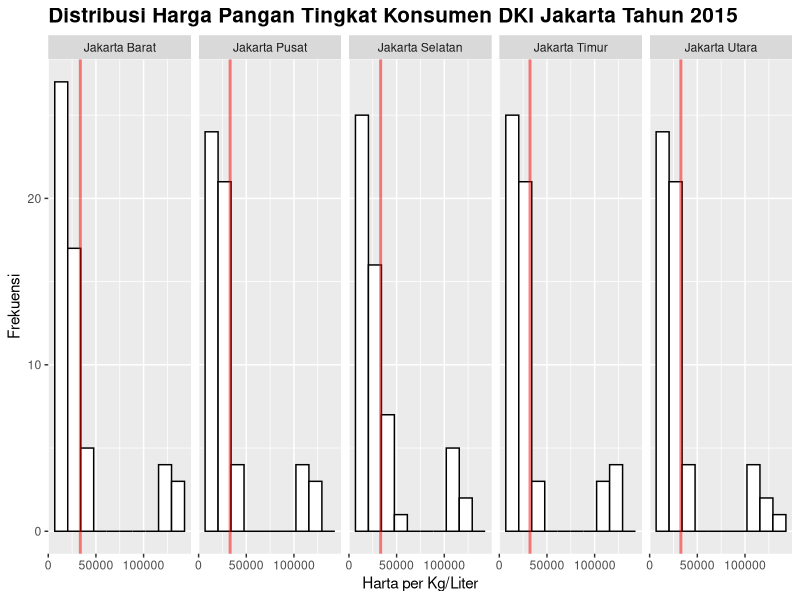
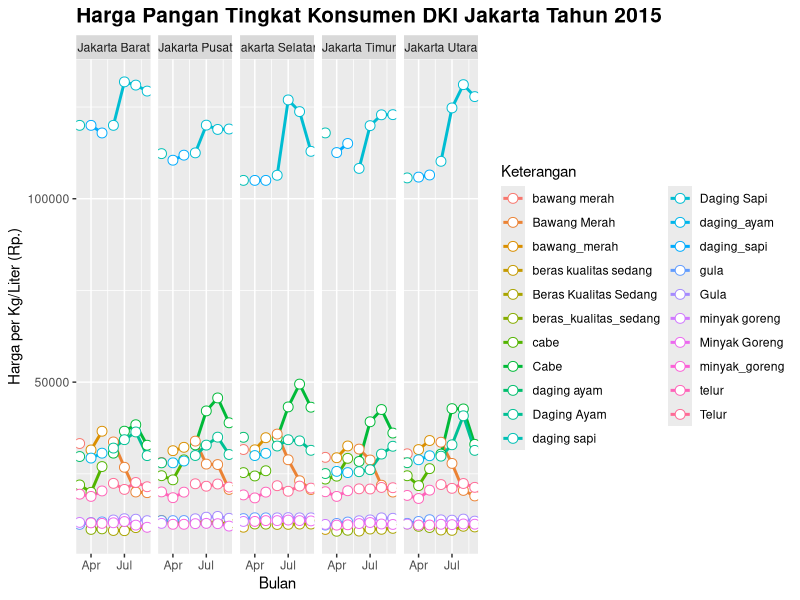

Generate these figures, in order, with R:
## dc23_data_harga_komoditas
## R13_PANGAN_harga_pangan_tingkat_konsumen_maret_2015.csv
## R13_PANGAN_harga_pangan_tingkat_konsumen_april_2015.csv
## R13_PANGAN_harga_pangan_tingkat_konsumen_mei_2015.csv
## R13_PANGAN_harga_pangan_tingkat_konsumen_juni_2015.csv
## R13_PANGAN_harga_pangan_tingkat_konsumen_juli_2015.csv
## R13_PANGAN_harga_pangan_tingkat_konsumen_agustus_2015.csv
## R13_PANGAN_harga_pangan_tingkat_konsumen_september_2015.csv

getwd()
setwd('~/Workspaces/r-ta-analysys')
rm(list=ls())
library(ggplot2)
library(dplyr)

# remove scientific numeric
options(scipen=999)

# load data.frame
df3 <- read.csv(file.path('rawdata/dc23_data_harga_komoditas/R13_PANGAN_harga_pangan_tingkat_konsumen_maret_2015.csv'),
                stringsAsFactors = FALSE)
df3$Bulan <- as.Date('2015/3/1')
  
df4 <- read.csv(file.path('rawdata/dc23_data_harga_komoditas/R13_PANGAN_harga_pangan_tingkat_konsumen_april_2015.csv'),
                stringsAsFactors = FALSE)
df4$Bulan <- as.Date('2015/4/1')

df5 <- read.csv(file.path('rawdata/dc23_data_harga_komoditas/R13_PANGAN_harga_pangan_tingkat_konsumen_mei_2015.csv'),
                stringsAsFactors = FALSE)
df5$Bulan <- as.Date('2015/5/1')

df6 <- read.csv(file.path('rawdata/dc23_data_harga_komoditas/R13_PANGAN_harga_pangan_tingkat_konsumen_juni_2015.csv'),
                stringsAsFactors = FALSE)
df6$Bulan <- as.Date('2015/6/1')

df7 <- read.csv(file.path('rawdata/dc23_data_harga_komoditas/R13_PANGAN_harga_pangan_tingkat_konsumen_juli_2015.csv'),
                stringsAsFactors = FALSE)
df7$Bulan <- as.Date('2015/7/1')

df8 <- read.csv(file.path('rawdata/dc23_data_harga_komoditas/R13_PANGAN_harga_pangan_tingkat_konsumen_agustus_2015.csv'),
                stringsAsFactors = FALSE)
df8$Bulan <- as.Date('2015/8/1')

df9 <- read.csv(file.path('rawdata/dc23_data_harga_komoditas/R13_PANGAN_harga_pangan_tingkat_konsumen_september_2015.csv'),
                stringsAsFactors = FALSE)
df9$Bulan <- as.Date('2015/9/1')

## bind data
df <- rbind(df3,df4,df5,df6,df7,df8,df9)

## clean data
df$wilayah <- as.factor(df$wilayah)
df$komoditi <- as.factor(df$komoditi)
df$satuan <- as.factor(df$satuan)
df$harga_per_satuan <- as.numeric(df$harga_per_satuan)

names(df) <- c('Wilayah','Komoditi','Harga','Satuan','Tanggal')

## Data Visualization
df$Bulan <- as.factor(paste0(format(df$Tanggal,'%m')))

## Distribution
data_vlines <- data.frame(Wilayah=levels(df$Wilayah),
                         Harga=c(mean(filter(df, Wilayah == 'Jakarta Barat')$Harga),
                                 mean(filter(df, Wilayah == 'Jakarta Pusat')$Harga),
                                 mean(filter(df, Wilayah == 'Jakarta Selatan')$Harga),
                                 mean(filter(df, Wilayah == 'Jakarta Timur')$Harga),
                                 mean(filter(df, Wilayah == 'Jakarta Utara')$Harga)))

hist_ <- ggplot(df, aes(x=Harga)) +
  geom_histogram(bins=nclass.Sturges(df$Harga),
                 color='black',
                 fill='white') +
  ggtitle('Distribusi Harga Pangan Tingkat Konsumen DKI Jakarta Tahun 2015') +
  theme(plot.title=element_text(face='bold', size=15)) +
  labs(x='Harta per Kg/Liter',
       y='Frekuensi') +
  geom_vline(data=data_vlines,
             aes(xintercept=Harga),
             color='red',
             size=1,
             alpha=.5) +
  facet_grid(. ~ Wilayah)
hist_

# Line chart
line_ <- ggplot(df, aes(x=Tanggal, y=Harga)) +
  geom_line(aes(color=Komoditi),size=1) +
  geom_point(aes(color=Komoditi),
             size=3,
             shape=21,
             fill='white') +
  labs(color='Keterangan',
       x='Bulan',
       y='Harga per Kg/Liter (Rp.)') +
  ggtitle('Harga Pangan Tingkat Konsumen DKI Jakarta Tahun 2015') +
  theme(plot.title=element_text(face="bold", size=15)) +
  facet_grid(. ~ Wilayah)
line_
